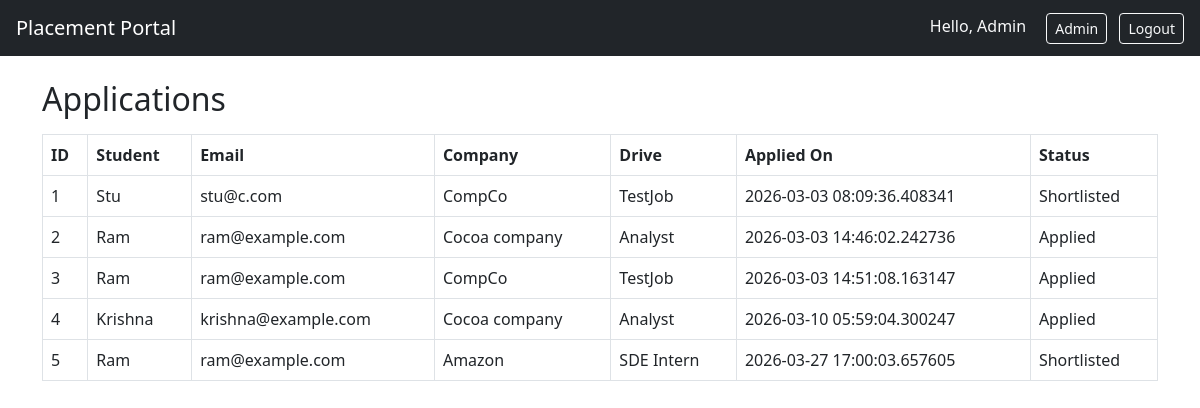
Screenshot of /admin/applications (signed in) with the database file from the repository.
### models.py (models this page shows)
class User(UserMixin, db.Model):
    id = db.Column(db.Integer, primary_key=True)
    role = db.Column(db.String(20))
    name = db.Column(db.String(100))
    email = db.Column(db.String(120), unique=True)
    password = db.Column(db.String(200))
    active = db.Column(db.Boolean, default=True)
    blacklisted = db.Column(db.Boolean, default=False)

class Application(db.Model):
    id = db.Column(db.Integer, primary_key=True)
    student_id = db.Column(db.Integer, db.ForeignKey('student.id'))
    drive_id = db.Column(db.Integer, db.ForeignKey('drive.id'))
    applied_on = db.Column(db.DateTime, default=datetime.utcnow)
    status = db.Column(db.String(20), default="Applied")

class Company(db.Model):
    id = db.Column(db.Integer, primary_key=True)
    user_id = db.Column(db.Integer, db.ForeignKey('user.id'))
    company_name = db.Column(db.String(150))
    hr_contact = db.Column(db.String(100))
    website = db.Column(db.String(150))
    details = db.Column(db.Text)
    approval_status = db.Column(db.String(20), default="Pending")
    user = db.relationship('User', backref='company', uselist=False)
    drives = db.relationship('Drive', backref='company', lazy=True)

class Drive(db.Model):
    id = db.Column(db.Integer, primary_key=True)
    company_id = db.Column(db.Integer, db.ForeignKey('company.id'))
    job_title = db.Column(db.String(150))
    job_description = db.Column(db.Text)
    eligibility = db.Column(db.String(255))
    deadline = db.Column(db.String(20))
    status = db.Column(db.String(20), default="Pending")
    applications = db.relationship('Application', backref='drive', lazy=True)

### app.py (the view)
@app.route("/admin/applications")
@admin_required
def admin_applications():
    applications = Application.query.all()
    return render_template("admin/applications.html", applications=applications)

### app.py (called while the page is built)
@login_manager.user_loader
def load_user(user_id):
    return User.query.get(int(user_id))

def admin_required(f):
    @wraps(f)
    def decorated(*args, **kwargs):
        if not current_user.is_authenticated or current_user.role != "admin":
            flash("Admin access required", "error")
            return redirect(url_for("login"))
        return f(*args, **kwargs)
    return decorated

### templates/admin/applications.html
{% extends "base.html" %}
{% block content %}
<h2>Applications</h2>
<table class="table table-bordered mt-3">
    <thead>
        <tr><th>ID</th><th>Student</th><th>Email</th><th>Company</th><th>Drive</th><th>Applied On</th><th>Status</th></tr>
    </thead>
    <tbody>
    {% for app in applications %}
        <tr>
            <td>{{ app.id }}</td>
            <td>{{ app.student.user.name if app.student else '' }}</td>
            <td>{{ app.student.user.email if app.student else '' }}</td>
            <td>{{ app.drive.company.company_name if app.drive and app.drive.company else '' }}</td>
            <td>{{ app.drive.job_title if app.drive else '' }}</td>
            <td>{{ app.applied_on }}</td>
            <td>{{ app.status }}</td>
        </tr>
    {% endfor %}
    </tbody>
</table>
{% endblock %}

### templates/base.html (shortened to what this page needs)
<!DOCTYPE html>
<html>
<head>
    <link href="https://cdn.jsdelivr.net/npm/bootstrap@5.3.0/dist/css/bootstrap.min.css" rel="stylesheet">
</head>
<body>
<nav class="navbar navbar-dark bg-dark px-3">
    <a class="navbar-brand" href="/">Placement Portal</a>
    <div class="ms-auto">
        {% if current_user.is_authenticated %}
            <span class="navbar-text text-light me-3">Hello, {{ current_user.name }}</span>
            {% if current_user.role == 'admin' %}
                <a class="btn btn-outline-light btn-sm me-2" href="{{ url_for('admin_dashboard') }}">Admin</a>
            {% elif current_user.role == 'company' %}
                <a class="btn btn-outline-light btn-sm me-2" href="{{ url_for('company_dashboard') }}">Dashboard</a>
                <a class="btn btn-outline-light btn-sm me-2" href="{{ url_for('company_profile') }}">Profile</a>
            {% endif %}
            <a class="btn btn-outline-light btn-sm" href="{{ url_for('logout') }}">Logout</a>
        {% else %}
            <a class="btn btn-outline-light btn-sm me-2" href="{{ url_for('login') }}">Login</a>
            <a class="btn btn-outline-light btn-sm" href="{{ url_for('register_student') }}">Register Student</a>
            <a class="btn btn-outline-light btn-sm" href="{{ url_for('register_company') }}">Register Company</a>
        {% endif %}
    </div>
</nav>
<div class="container mt-4">
    {% block content %}{% endblock %}
</div>
</body>
</html>

### rows the page displays
User: name "Admin"
Application: id "1", student.user "Stu", student.user "stu@c.com", drive.company "CompCo", drive "TestJob", applied_on "2026-03-03 08:09:36.408341", status "Shortlisted"
Application: id "2", student.user "Ram", student.user "ram@example.com", drive.company "Cocoa company", drive "Analyst", applied_on "2026-03-03 14:46:02.242736", status "Applied"
Application: id "3", student.user "Ram", student.user "ram@example.com", drive.company "CompCo", drive "TestJob", applied_on "2026-03-03 14:51:08.163147", status "Applied"
Application: id "4", student.user "Krishna", student.user "krishna@example.com", drive.company "Cocoa company", drive "Analyst", applied_on "2026-03-10 05:59:04.300247", status "Applied"
Application: id "5", student.user "Ram", student.user "ram@example.com", drive.company "Amazon", drive "SDE Intern", applied_on "2026-03-27 17:00:03.657605", status "Shortlisted"
